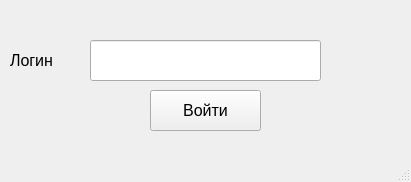
<?xml version="1.0" encoding="UTF-8"?>
<ui version="4.0">
 <class>MainWindow</class>
 <widget class="QMainWindow" name="MainWindow">
  <property name="geometry">
   <rect>
    <x>0</x>
    <y>0</y>
    <width>411</width>
    <height>182</height>
   </rect>
  </property>
  <property name="maximumSize">
   <size>
    <width>411</width>
    <height>182</height>
   </size>
  </property>
  <property name="windowTitle">
   <string>MainWindow</string>
  </property>
  <widget class="QWidget" name="centralwidget">
   <widget class="QLineEdit" name="login">
    <property name="geometry">
     <rect>
      <x>90</x>
      <y>40</y>
      <width>231</width>
      <height>41</height>
     </rect>
    </property>
    <property name="font">
     <font>
      <family>Segoe UI</family>
      <pointsize>12</pointsize>
     </font>
    </property>
    <property name="text">
     <string/>
    </property>
   </widget>
   <widget class="QLabel" name="label">
    <property name="geometry">
     <rect>
      <x>10</x>
      <y>30</y>
      <width>81</width>
      <height>61</height>
     </rect>
    </property>
    <property name="font">
     <font>
      <family>Segoe UI</family>
      <pointsize>12</pointsize>
     </font>
    </property>
    <property name="text">
     <string>Логин</string>
    </property>
   </widget>
   <widget class="QPushButton" name="pushButton">
    <property name="geometry">
     <rect>
      <x>150</x>
      <y>90</y>
      <width>111</width>
      <height>41</height>
     </rect>
    </property>
    <property name="font">
     <font>
      <family>Segoe UI</family>
      <pointsize>12</pointsize>
     </font>
    </property>
    <property name="text">
     <string>Войти</string>
    </property>
   </widget>
  </widget>
  <widget class="QMenuBar" name="Authorization">
   <property name="geometry">
    <rect>
     <x>0</x>
     <y>0</y>
     <width>411</width>
     <height>26</height>
    </rect>
   </property>
  </widget>
  <widget class="QStatusBar" name="statusbar"/>
 </widget>
 <resources/>
 <connections/>
</ui>
